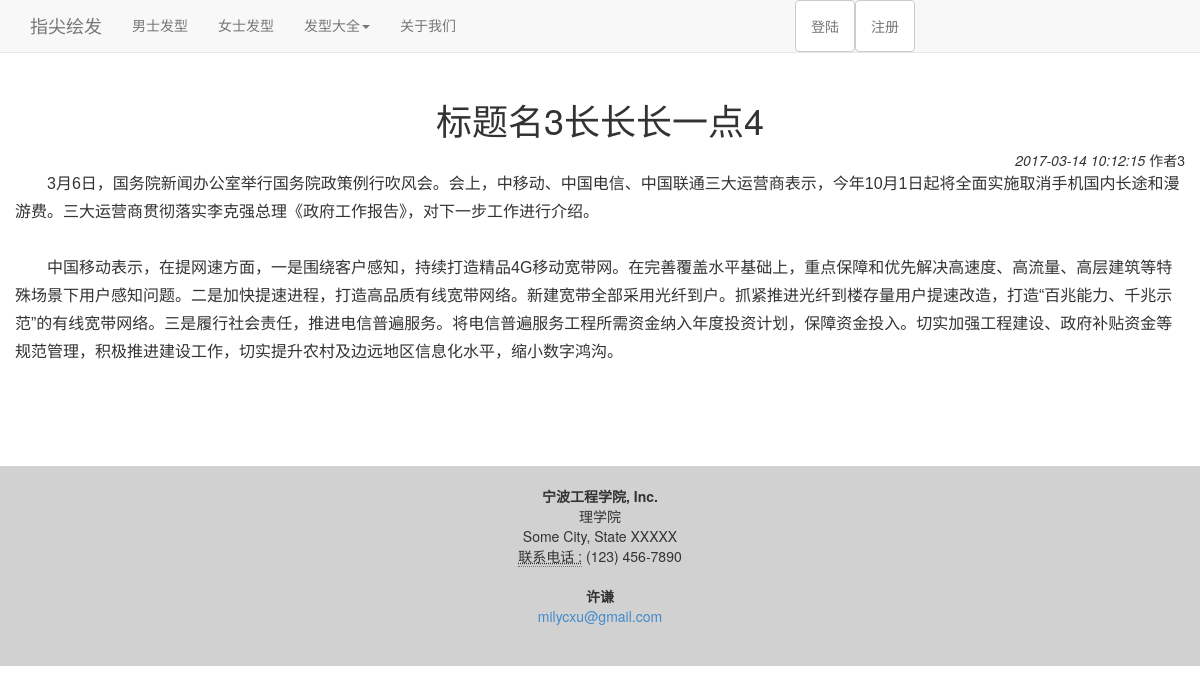
Screenshot of /news.php?id=4 with the database file from the repository.
### tables this page shows
CREATE TABLE `news` (
  `mid` int(11) NOT NULL,
  `newstitle` varchar(30) NOT NULL,
  `newsdate` datetime NOT NULL,
  `newsauthor` varchar(8) NOT NULL,
  `newscontent` mediumtext NOT NULL
);

### news.php (the view, shortened to what this page needs)
<!DOCTYPE html>
<html lang="zh-cn">
  <head>
    <link href="css/bootstrap.min.css" rel="stylesheet">
    <link href="css/style.css" rel="stylesheet">
  </head>
<body>
<nav class="navbar navbar-default navbar-fixed-top" role="navigation">
  <div class="container">
    <div class="navbar-header">
      <a class="navbar-brand" href="index.php">指尖绘发</a>
    </div>
    <div class="collapse navbar-collapse" id="bs-example-navbar-collapse-1">
      <ul class="nav navbar-nav">
        <li><a href="#">男士发型</a></li>
        <li><a href="#">女士发型</a></li>
        <li class="dropdown">
          <a href="#" class="dropdown-toggle" data-toggle="dropdown">发型大全<span class="caret" data-toggle="tab"></span></a>
        <li><a href="#" data-toggle="modal" data-target="#about">关于我们</a></li>
        <?php
          if($_SESSION['username']){ ?>
            <li class="pull-right"><a href="#" data-toggle="modal" data-target="#information"><?php echo $_SESSION['username'];?></a></li>
          <?php
        }else{ ?>
        <li class="pull-right"><a class="btn btn-default" type="button" href="#" data-target="#registered" data-toggle="modal">注册</a></li>
        <li class="pull-right"><a class="btn btn-default" type="button" href="#" data-target="#login" data-toggle="modal">登陆</a></li>
        <?php } ?>
      </ul>
    </div>
  </div>
</nav>
<?php
$nn=@$_GET['id'];
$sql="select * from news where mid=".$nn;
$result=mysql_query($sql) or die(mysql_error());
$row=mysql_fetch_assoc($result);
?>
<div class="main contain">
  <div class="news">
    <h1><?php echo $row['newstitle'] ?></h1>
    <span><i><?php echo $row['newsdate'] ?></i>&nbsp;<?php echo $row['newsauthor'] ?></span>
    <div class="content"><?php echo $row['newscontent']?></div>
  </div>
</div>
<footer>
  <address>
  <strong>宁波工程学院, Inc.</strong><br>
  理学院<br>
  Some City, State XXXXX<br>
  <abbr title="Phone">联系电话 :</abbr> (123) 456-7890
  </address>
  <address>
  <strong>许谦</strong><br>
  <a href="mailto:milycxu@gmail.com">milycxu@gmail.com</a>
</address>
</footer>
</body>
</html>

### css/style.css (style rules this page uses)
#bs-example-navbar-collapse-1 ul.navbar-nav { width: 70%; }
footer { background: #d1d1d1; display: block; padding:20px 0; text-align: center; }
.contain { margin:100px 15px; }
.contain h1 { text-align: center; }
.contain .news span { float: right; display: block; }

### rows the page displays
news: newstitle "标题名3长长长一点4", newsdate "2017-03-14 10:12:15", newsauthor "作者3", newscontent "3月6日，国务院新闻办公室举行国务院政策例行吹风会。会上，中移动、中国电信、中国联通三大运营商表示，今年10月1日起将全面实施取消手机国内长途和漫游费。三大运营商贯彻落实李克强总理《政府工作报告》，对下一步工作进行介绍。 中国移动表示，在提网速方面，一是围绕客户感知，持续打造精品4G移动宽带网。在完善覆盖水平基础上，重点保障和优先解决高速度、高流量、高层建筑等特殊场景下用户感知问题。二是加快提速进程，打造高品质有线宽带网络。新建宽带全部采用光纤到户。抓紧推进光纤到楼存量用户提速改造，打造“百兆能力、千兆示范”的有线宽带网络。三是履行社会责任，推进电信普遍服务。将电信普遍服务工程所需资金纳入年度投资计划，保障资金投入。切实加强工程建设、政府补贴资金等规范管理，积极推进建设工作，切实提升农村及边远地区信息化水平，缩小数字鸿沟。"
